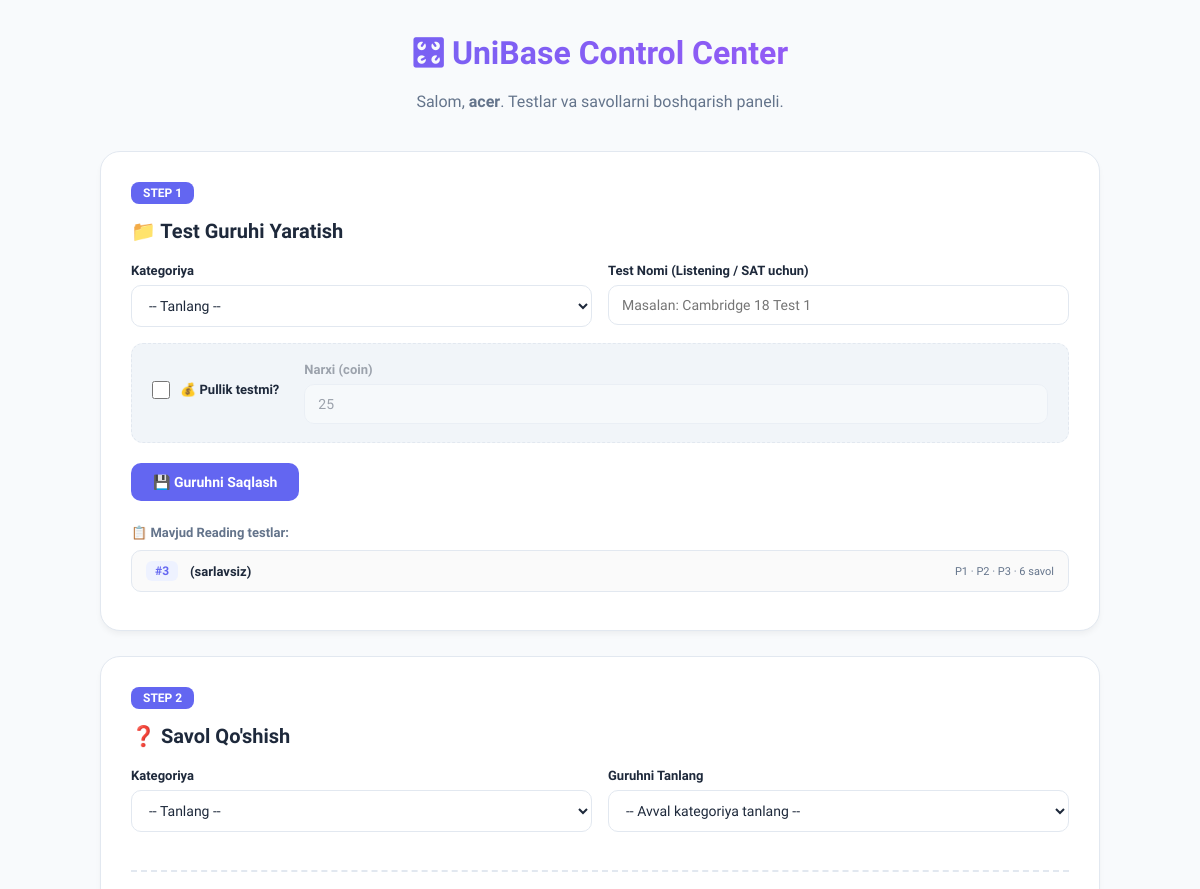
Page /tests/ (signed in, upper part) on the earlier database version.
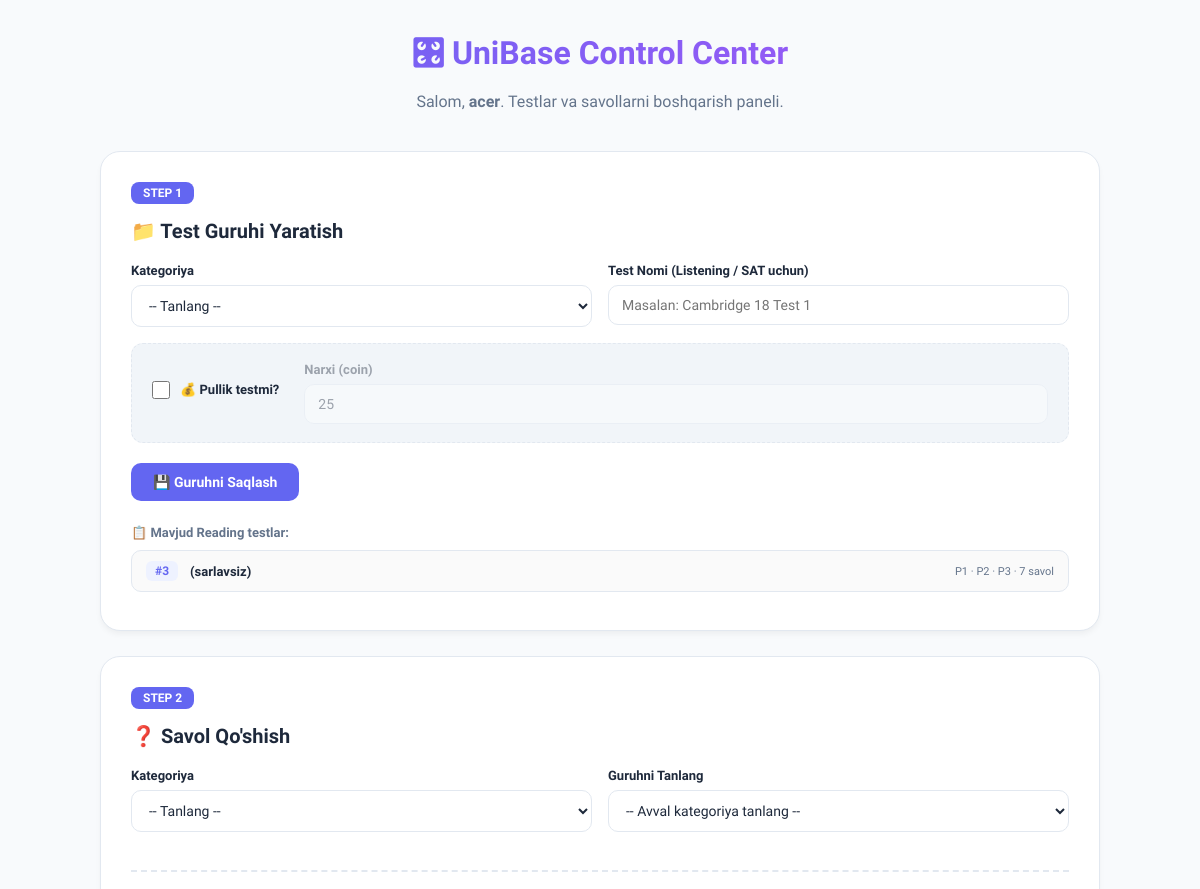
Same page on the later database version.
### app/models.py (models this page shows, shortened)
class PaidTestMixin(models.Model):
    is_paid = models.BooleanField(default=False)
    price = models.PositiveIntegerField(default=25)
    class Meta:
        abstract = True

class ReadingTest(PaidTestMixin):
    passage_title   = models.CharField(max_length=255, blank=True, default='')
    passage_text    = models.TextField(verbose_name="Passage 1 matni")
    passage_title_2 = models.CharField(max_length=255, blank=True, default='', verbose_name="Passage 2 sarlavha")
    passage_text_2  = models.TextField(blank=True, default='', verbose_name="Passage 2 matni")
    passage_title_3 = models.CharField(max_length=255, blank=True, default='', verbose_name="Passage 3 sarlavha")
    passage_text_3  = models.TextField(blank=True, default='', verbose_name="Passage 3 matni")
    category = models.CharField(max_length=15, choices=[('READING','Reading')], default='READING')

### app/views.py (the view, shortened to what this page needs)
# urls.py: path('tests/', manage_tests, name='manage_tests'),
@user_passes_test(is_admin, login_url='login')
def manage_tests(request):
    return render(request, "manage_tests.html", {
        "reading_tests":      ReadingTest.objects.all().order_by('-id'),
        "listening_tests":    ListeningTest.objects.all().order_by('-id'),
        "sat_tests":          Sat.objects.all().order_by('-id'),
        "milliy_fan_choices": Milliy_Sertifikat.FAN_CHOICES,
    })

### app/views.py (called while the page is built)
def is_admin(user):
    return user.is_superuser

### app/templates/manage_tests.html (shortened to what this page needs)
{% load static %}
<!DOCTYPE html>
<html lang="uz">
<head>
</head>
<body>
<div class="container">
{% if user.is_superuser %}
    <div class="header">
        <h1>🎛 UniBase Control Center</h1>
        <p>Salom, <strong>{{ user.username }}</strong>. Testlar va savollarni boshqarish paneli.</p>
    </div>
    <div class="card">
        <span class="step-badge">Step 1</span>
        <h2>📁 Test Guruhi Yaratish</h2>
        <form method="POST">
            <div class="grid">
                <div class="form-group">
                    <label>Kategoriya</label>
                    <select name="group_category" id="group_cat" required>
                        <option value="">-- Tanlang --</option>
                    </select>
                </div>
                <div class="form-group" id="group_title_wrap">
                    <label>Test Nomi (Listening / SAT uchun)</label>
                    <input type="text" name="group_title" placeholder="Masalan: Cambridge 18 Test 1">
                </div>
            </div>
            <div class="mixin-box">
                <label class="toggle-container">
                    <input type="checkbox" name="is_paid" id="is_paid_check">
                    <span>💰 Pullik testmi?</span>
                </label>
                <div id="price_field" style="flex-grow:1; opacity:0.4; pointer-events:none;">
                    <label>Narxi (coin)</label>
                    <input type="number" name="price" value="25" min="0" max="999">
                </div>
            </div>
            <button type="submit" class="btn btn-primary">💾 Guruhni Saqlash</button>
        </form>
        {% if reading_tests %}
        <div class="test-list" style="margin-top:24px;">
            <div style="font-size:13px; font-weight:700; color:var(--text-muted); margin-bottom:10px;">📋 Mavjud Reading testlar:</div>
            {% for rt in reading_tests %}
            <div class="test-item">
                <span class="ti-id">#{{ rt.id }}</span>
                <span class="ti-title">{{ rt.passage_title|default:"(sarlavsiz)" }}</span>
                <span class="ti-parts">
                    {% if rt.passage_text %}P1{% endif %}
                    {% if rt.passage_text_2 %}· P2{% endif %}
                    {% if rt.passage_text_3 %}· P3{% endif %}
                    · {{ rt.questions.count }} savol
                </span>
            </div>
            {% endfor %}
        </div>
        {% endif %}
    </div>
    <div class="card">
        <span class="step-badge">Step 2</span>
        <h2>❓ Savol Qo'shish</h2>
        <form method="POST" enctype="multipart/form-data" id="questionForm">
            <div class="grid">
                <div class="form-group">
                    <label>Kategoriya</label>
                    <select name="category" id="main_cat" required>
                        <option value="">-- Tanlang --</option>
                    </select>
                </div>
                <div class="form-group" id="group_wrapper">
                    <label>Guruhni Tanlang</label>
                    <select name="test_group" id="test_group_select">
                        <option value="">-- Avval kategoriya tanlang --</option>
                    </select>
                </div>
            </div>
            <hr class="section-divider">
        </form>
    </div>
{% endif %}
</div>
</body>
</html>

Differences in the rows shown:
changed ReadingTest "(sarlavsiz)": questions.count "6" → "7"
